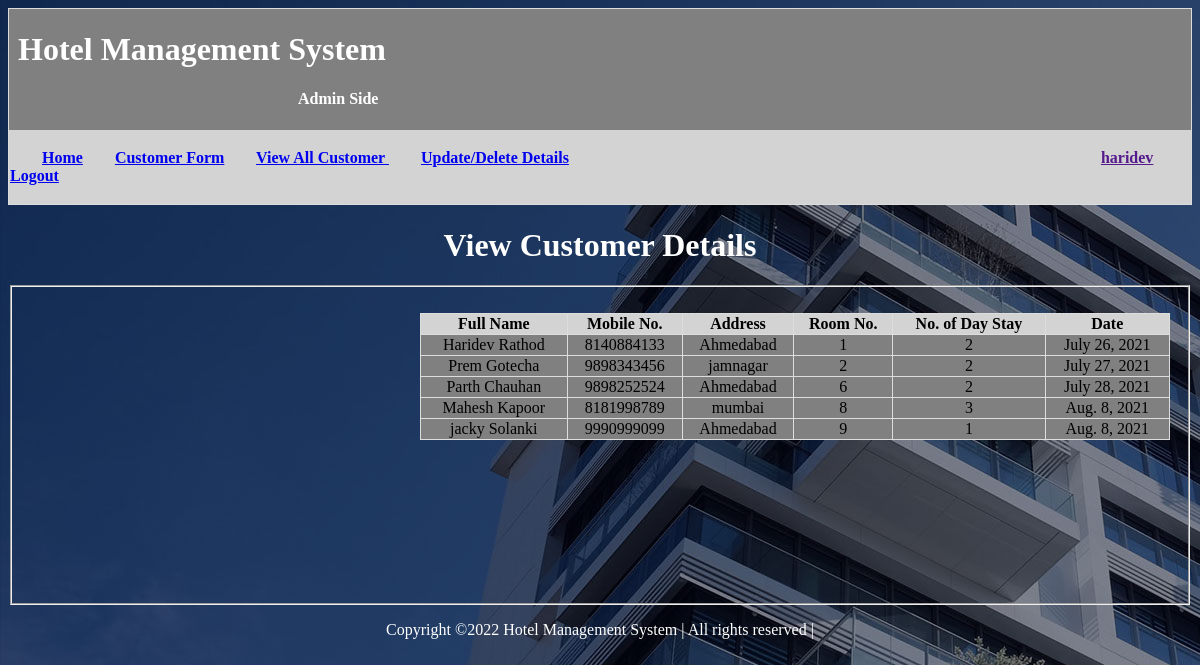
/Myapp/index/ (signed in), run on the app's committed database.
### Myapp/models.py (models this page shows)
class CustomerForm(models.Model):
    first_name = models.CharField(max_length=200)
    last_name = models.CharField(max_length=200)
    mobile_number = models.IntegerField(max_length=10)
    address = models.CharField(max_length=200)
    room_no = models.PositiveIntegerField(unique = True)
    no_of_the_days_to_stay = models.PositiveIntegerField()
    date = models.DateField(default=timezone.now)

### Myapp/views.py (the view)
# urls.py: path('index/', views.index),
def index(request):
    data = CustomerForm.objects.all()
    cus = {
    "Customer": data
    }
    return render(request, "index.html", cus)

### templates/index.html (shortened to what this page needs)
{% extends "base.html" %}
{% load static %}
{% block content %}
<!DOCTYPE html>
<html>
<head>
</head>
<body bgcolor="black">
  <font color="white">
                <center><h1>View Customer Details</h1></center></font></center>
    <center>
        <fieldset style="height: 300px">
            <div class="wrapper">
                <table border="1" style="width: 750px; text-align: center;">
  <tr>
    <th>Full Name</th>
    <th>Mobile No.</th>
    <th>Address</th>
    <th>Room No.</th>
    <th>No. of Day Stay</th>
    <th>Date</th>
  </tr>
                {% for CustomerForm in Customer %}
                <tr><td>
                {{ CustomerForm.first_name}}
                {{ CustomerForm.last_name }} </td>
                <td>
                {{ CustomerForm.mobile_number }} </td>
                <td>
                {{ CustomerForm.address }}</td>
                <td>
                {{ CustomerForm.room_no }}</td>
                <td>
                {{ CustomerForm.no_of_the_days_to_stay }}</td>
                <td>{{ CustomerForm.date }}</td>
                </tr>
                {% endfor %}
            </table>
</fieldset>
    </center>
</body>
</html>
{% endblock %}

### templates/base.html (shortened to what this page needs)
{% load static %}
<!DOCTYPE html>
<html>
<head>
</head>
<body>
    <font color="white">
    <header>
    <table>
        <tr><td style="text-align: left;"><h1>&nbsp;{% block title %}Hotel Management System</h1> <h4>&nbsp;&nbsp;&nbsp;&nbsp;&nbsp;&nbsp;&nbsp;&nbsp;&nbsp;&nbsp;&nbsp;&nbsp;&nbsp;&nbsp;&nbsp;&nbsp;&nbsp;&nbsp;&nbsp;&nbsp;&nbsp;&nbsp;&nbsp;&nbsp;&nbsp;&nbsp;&nbsp;&nbsp;&nbsp;&nbsp;&nbsp;&nbsp;&nbsp;&nbsp;&nbsp;&nbsp;&nbsp;&nbsp;&nbsp;&nbsp;&nbsp;&nbsp;&nbsp;&nbsp;&nbsp;&nbsp;&nbsp;&nbsp;&nbsp;&nbsp;&nbsp;&nbsp;&nbsp;&nbsp;&nbsp;&nbsp;&nbsp;&nbsp;&nbsp;&nbsp;&nbsp;&nbsp;&nbsp;&nbsp;&nbsp;&nbsp;&nbsp;&nbsp;&nbsp;&nbsp;&nbsp;&nbsp;Admin Side{% endblock %}</h4></td></tr>
        <tr>
            <th align='left'><br>
        <div>&nbsp; &nbsp; &nbsp; &nbsp;
        <a href="{% url 'home' %}">Home</a>&nbsp; &nbsp; &nbsp; &nbsp;
				<a href="{% url 'form' %}">Customer Form</a>&nbsp; &nbsp; &nbsp; &nbsp;
				<a href="{% url 'index' %}">View All Customer </a>  &nbsp; &nbsp; &nbsp; &nbsp;
				<a href="{% url 'update_delete' %}">Update/Delete Details</a>
					<a href="">{{user.username}}</a>&nbsp; &nbsp; &nbsp; &nbsp;
					<a href="{% url 'logout' %}">Logout</a></div><br>
				</th>
			</tr>
		</table>
	</font>
{% block content %}
{% endblock %}
<footer>
<div class="copyright"><font color="white">
					<center><p>
						Copyright &copy;<script>document.write(new Date().getFullYear());</script> Hotel Management System | All rights reserved | <a href="" target="_blank"></a>
						</p></center></font>
		</div>
	</footer>

### templates/base.html (style rules this page uses)
.wrapper { width: 360px; padding: 20px; }
table { border-collapse: collapse; width: 100%; border: 1px solid #ddd; }
td { background-color:grey; }
th { background-color: lightgrey; }

### data on the page
CustomerForm: first_name "Haridev", last_name "Rathod", mobile_number "8140884133", address "Ahmedabad", room_no "1", no_of_the_days_to_stay "2", date "July 26, 2021"
CustomerForm: first_name "Prem", last_name "Gotecha", mobile_number "9898343456", address "jamnagar", room_no "2", no_of_the_days_to_stay "2", date "July 27, 2021"
CustomerForm: first_name "Parth", last_name "Chauhan", mobile_number "9898252524", address "Ahmedabad", room_no "6", no_of_the_days_to_stay "2", date "July 28, 2021"
CustomerForm: first_name "Mahesh", last_name "Kapoor", mobile_number "8181998789", address "mumbai", room_no "8", no_of_the_days_to_stay "3", date "Aug. 8, 2021"
CustomerForm: first_name "jacky", last_name "Solanki", mobile_number "9990999099", address "Ahmedabad", room_no "9", no_of_the_days_to_stay "1", date "Aug. 8, 2021"

### other printed values
{{ user.username }} "haridev"
